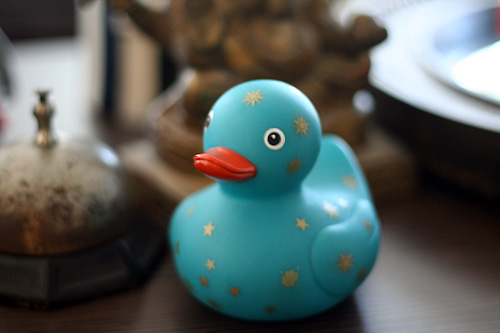
#> input picture Lab_Exp_9/duck.jpg, 500 x 333 px, found by its file name
$ python spatial_filter.py
#> lines starting #> are read from the running program, lines starting #| are printed output that depends on the picture
import cv2
import numpy as np

# Load the image
image = cv2.imread('/home/pinal-gadhiya/Downloads/Pinal-backup/Pinal Gadhiya/Digital_Signal & Image_Processing/Lab_Exp_9/duck.jpg')
#> image is the input picture: shape (333, 500, 3); mean B, G, R 92.6, 95.8, 86.8

# Define the Gaussian kernel for smoothing
kernel_size = (5, 5)
sigma = 1.5

gaussian_kernel = cv2.getGaussianKernel(kernel_size[0], sigma)
gaussian_kernel = np.outer(gaussian_kernel, gaussian_kernel)

# Apply Gaussian smoothing
smoothed_image = cv2.filter2D(image, -1, gaussian_kernel)

# Define a sharpening kernel
sharpening_kernel = np.array([
    [-1, -1, -1],
    [-1,  9, -1],
    [-1, -1, -1]
])

# Apply sharpening
sharpened_image = cv2.filter2D(image, -1, sharpening_kernel)
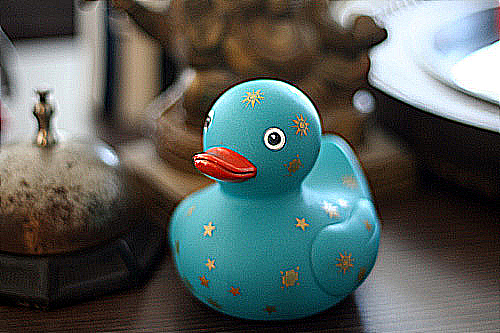
#> sharpened_image: shape (333, 500, 3); mean B, G, R 92.8, 96, 87.1

# Display the images
cv2.imshow("Original Image", image)
cv2.imshow("Gaussian Smoothed Image", smoothed_image)
cv2.imshow("Sharpened Image", sharpened_image)

cv2.waitKey(0)
cv2.destroyAllWindows()

$ run again, with Lab_Exp_9/linear_filt.jpeg copied over Lab_Exp_9/duck.jpg
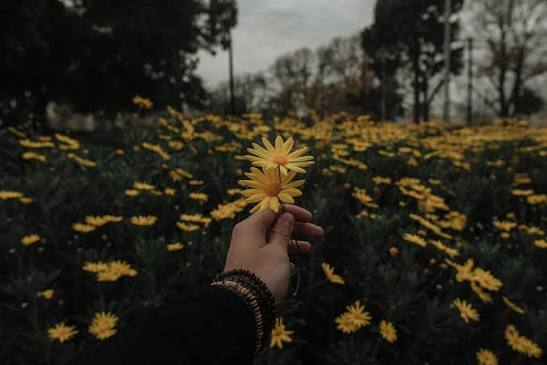
#> input picture Lab_Exp_9/linear_filt.jpeg, 547 x 365 px, found by its file name
#> image is the input picture: shape (365, 547, 3); mean B, G, R 33.6, 44.3, 48.2
#> `sharpened_image = cv2.filter2D(image, -1, sharpening_kernel)`:
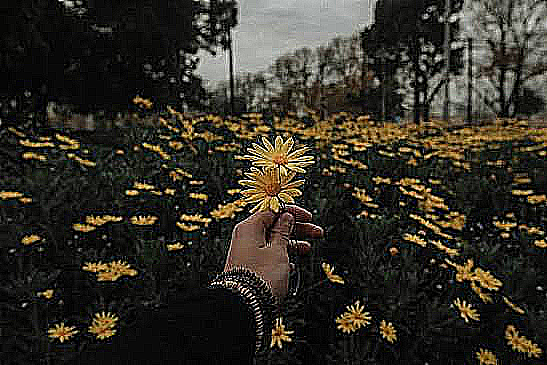
#> sharpened_image: shape (365, 547, 3); mean B, G, R 38.3, 47.3, 50.8

$ run again, with Lab_Exp_9/median_filt.jpeg copied over Lab_Exp_9/duck.jpg
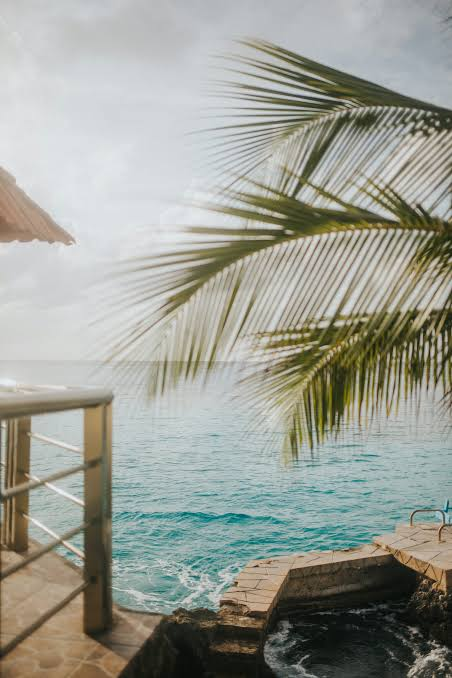
#> input picture Lab_Exp_9/median_filt.jpeg, 452 x 678 px, found by its file name
#> image is the input picture: shape (678, 452, 3); mean B, G, R 147.8, 157, 154.9
#> `sharpened_image = cv2.filter2D(image, -1, sharpening_kernel)`:
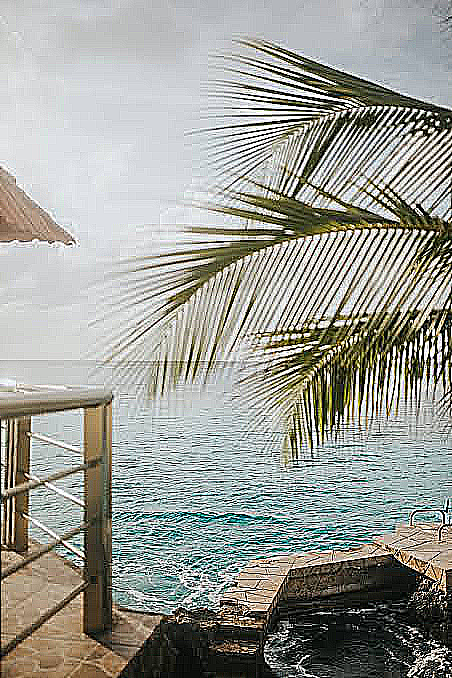
#> sharpened_image: shape (678, 452, 3); mean B, G, R 150.1, 157.1, 155.9
